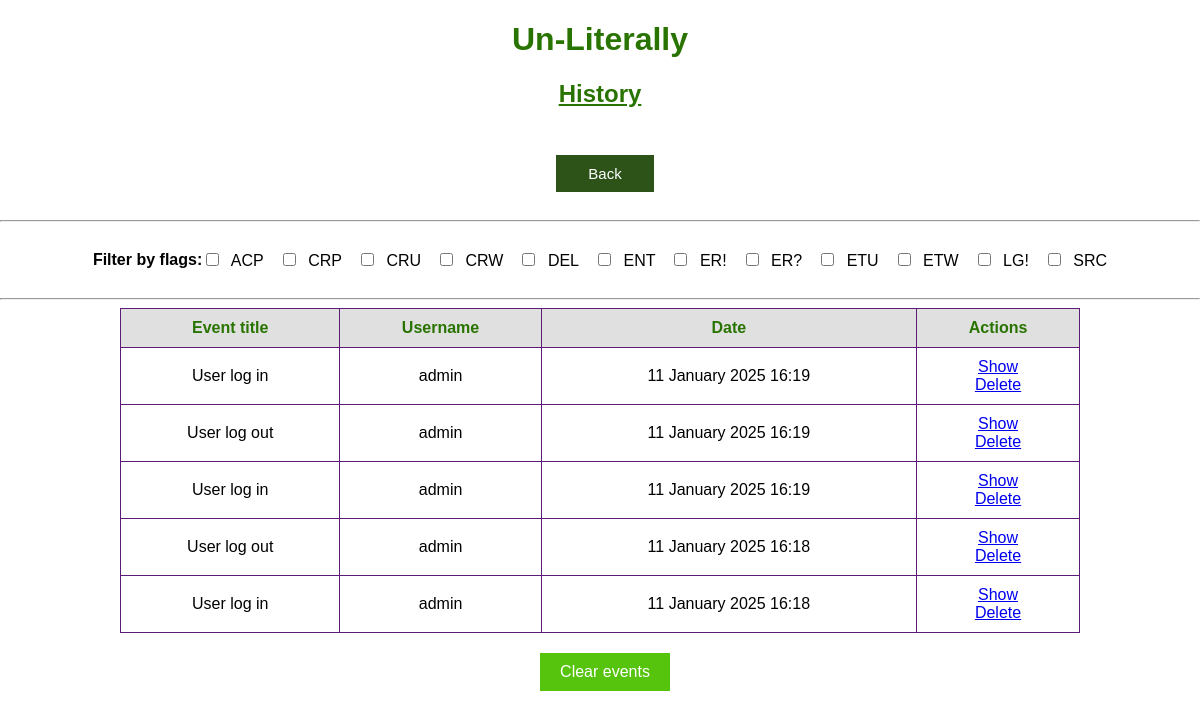
/history (signed in), run on an earlier commit of the app's database.
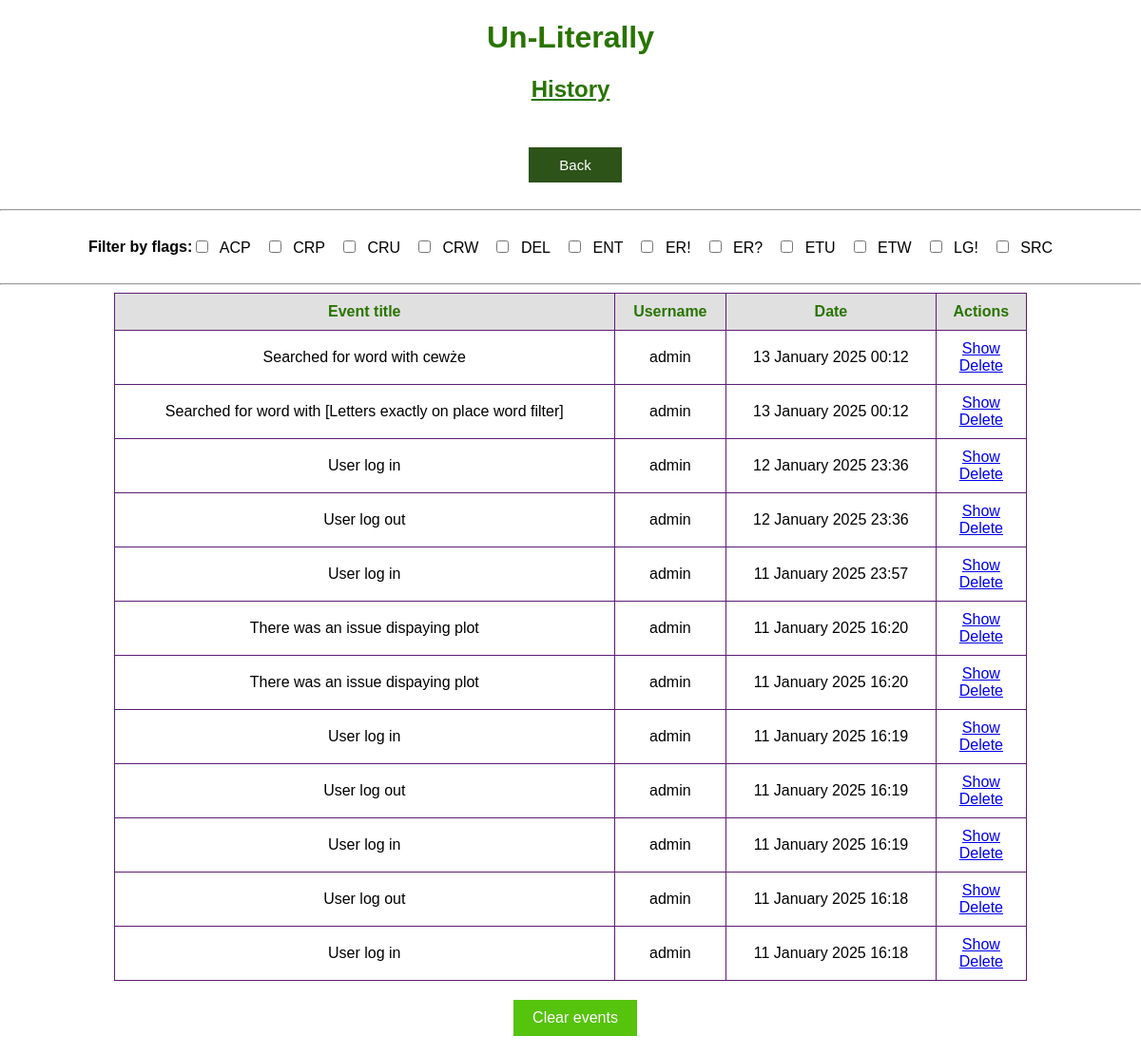
And on a later commit of the database.
### app.py (models this page shows)
class Flags(db.Model):
    id = db.Column(db.Integer, primary_key=True)
    name = db.Column(db.String(3), nullable=False)
    description = db.Column(db.String(5000), nullable=False)
    events = db.relationship('History', backref='flags')

class History(db.Model):
    id = db.Column(db.Integer, primary_key=True)
    flag = db.Column(db.String(3), db.ForeignKey('flags.name'))
    date = db.Column(db.DateTime, default=datetime.utcnow)
    title = db.Column(db.String(5000), nullable=False)
    description = db.Column(db.String(5000), nullable=True)
    user = db.Column(db.String(50), nullable=False)

### app.py (the view)
@app.route('/history', methods=['GET'])
@login_required
def history():
    if 1 == current_user.role_id:
        try:
            flags = Flags.query.order_by(Flags.name).all()
            events = History.query.order_by(History.date.desc()).all()
            return render_template('history.html', events=events, flags=flags)
        except Exception as e:
            title = 'There was an issue getting events'
            log_events(flag='ER?', title=title, description=e)
            return render_template('error_page.html', message=title)
    else:
        title = 'permission to look into history'
        log_events(flag='ER!', title=f'No {title}', description=None)
        return render_template('error_page.html', message=f'You dont have {title}')

### app.py (called while the page is built)
@login_manager.user_loader
def load_user(user_id):
    return User.query.get(user_id)

### templates/history.html (shortened to what this page needs)
{% extends 'base.html' %}
{% block body %}
<div class="name">
    <h1 style="text-align: center; color: #297400; font-family: Arial; font-weight: bold;">Un-Literally</h1>
    <h2 style="text-align: center; color: #297400; text-decoration: underline; font-family: Arial; font-weight: bold;">History</h2>
</div>
<div>
    <div class="container_column">
        <button class="back_button" onclick="window.location='/menu'" style="margin-left: 10px;">Back</button>
    </div>
    <hr>
    <div class="container_row">
        <h4>Filter by flags:</h4>
        <div id="filter-checkboxes">
            {% for flag in flags %}
                <label class="filter-checkbox-label">
                    <input type="checkbox" class="filter-checkbox" data-flag="{{ flag.name }}"> {{ flag.name }}
                </label>
            {% endfor %}
        </div>
    </div>
    <hr>
    <div class="container_row">
        {% if events|length < 1 %}
            <h4 style="text-align: center;">There is no history saved</h4>
        {% else %}
            <table id="events-table">
                <tr>
                    <th>Event title</th>
                    <th>Username</th>
                    <th>Date</th>
                    <th>Actions</th>
                </tr>
                {% for event in events %}
                    <tr class="event-row" data-flags="{{ event.flag }}">
                        <td>{% if event.title|length > 150 %}
                            {{ event.title[:150] + ' ...' }}
                        {% else %}
                            {{ event.title }}
                        {% endif %}</td>
                        <td>{{ event.user }}</td>
                        <td>{{ event.date.strftime("%d %B %Y %H:%M") }}</td>
                        <td>
                            <a href="/show/event_{{event.id}}">Show</a>
                            <br>
                            <a href="/delete/event_{{event.id}}">Delete</a>
                        </td>
                    </tr>
                {% endfor %}
            </table>
        {% endif %}
    </div>
</div>
<div class="container_column">
    <button class="accept_button" onclick="window.location='/delete/events'" style="margin-left: 10px;">Clear events</button>
</div>
{% endblock %}

### templates/base.html (shortened to what this page needs)
<!DOCTYPE html>
<html lang="en">
    <head>
        <link rel="stylesheet" href="{{ url_for('static', filename='css/main.css') }}">
    </head>
    <body>
        {% block body %}{% endblock %}
    </body>
</html>

### static/css/main.css (style rules this page uses)
body, html { margin: 0; font-family: sans-serif; background-color: #FFFFFF; }
.name { margin: 0 auto; width: 400px; }
table { border-collapse: collapse; width: 80%; margin: auto; border: 1px solid #5d1c75; }
th, td { padding: 10px; text-align: center; border: 1px solid #5d1c75; }
th { background-color: #e0e0e0; color: #297400; }
.back_button { background-color: #2d5319; border: none; color: white; padding: 10px 32px; text-align: center; text-decoration: none; display: inline-block; font-size: 15px; margin: 7px 0px 0px 0px; cursor: pointer; }
.container_column { display: flex; flex-direction: column; align-items: center; padding: 20px; margin: auto; max-width: 1000px; width: 90%; box-sizing: border-box; }
.container_row { display: flex; justify-content: center; align-items: center; width: 100%; margin: auto; }
button { padding: 10px 20px; font-size: 16px; border: none; cursor: pointer; transition: background-color 0.3s; }
button, input[type="submit"] { padding: 15px 40px; font-size: 18px; border: none; cursor: pointer; transition: background-color 0.3s; }
.accept_button, .back_button_v2 { padding: 10px 20px; font-size: 16px; border: none; cursor: pointer; transition: background-color 0.3s; }
.accept_button { background-color: #56c30d; color: white; }

### templates/history.html (style rules this page uses)
#filter-checkboxes { display: flex; flex-wrap: wrap; gap: 15px; justify-content: flex-start; }
.filter-checkbox-label { cursor: pointer; position: relative; }
.filter-checkbox { margin-right: 8px; }

What changed in the data, as far as the page shows it:
added History: title "Searched for word with cewże", user "admin", date "13 January 2025 00:12"
added History: title "Searched for word with [Letters exactly on place word filter]", user "admin", date "13 January 2025 00:12"
added History: title "User log in", user "admin", date "12 January 2025 23:36"
added History: title "User log out", user "admin", date "12 January 2025 23:36"
added History: title "User log in", user "admin", date "11 January 2025 23:57"
added History: title "There was an issue dispaying plot", user "admin", date "11 January 2025 16:20"
added History: title "There was an issue dispaying plot", user "admin", date "11 January 2025 16:20"
